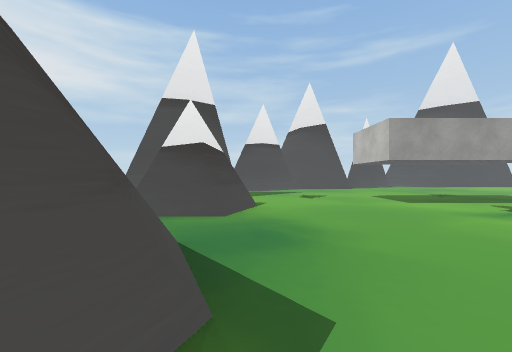
view 1 (above)

21 first-person views from a walk through a 3-D level made in the Unity game engine. The camera is 1.5 m above the floor, looks level and sees 90° across. The floor is counted in squares, 2 m on a side. Each view is taken from the middle of a square. On the plan, view 1 faces up. The plan holds only what a view shows up to about 9 squares ahead; the rest is blank. Some surface patterns are stand-ins.

view 2
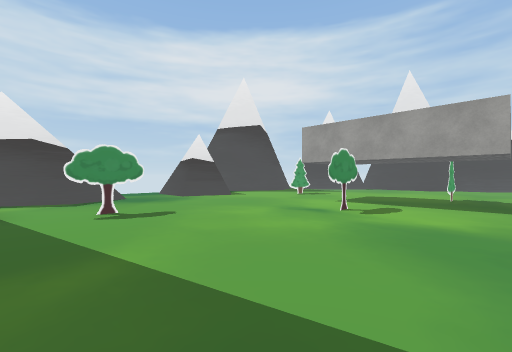

view 3
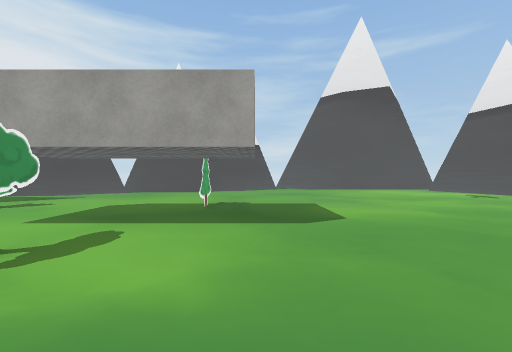

view 4
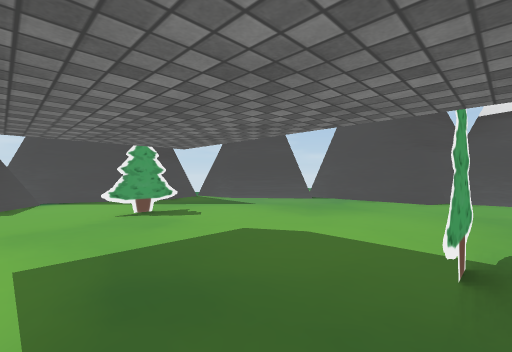

view 5
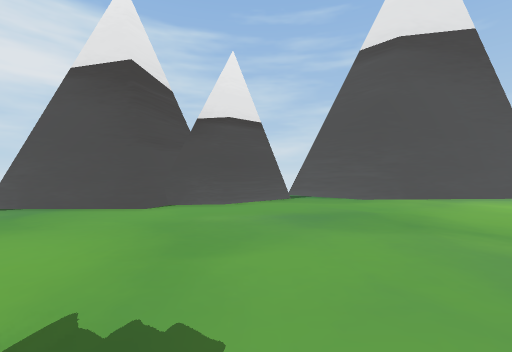

view 6
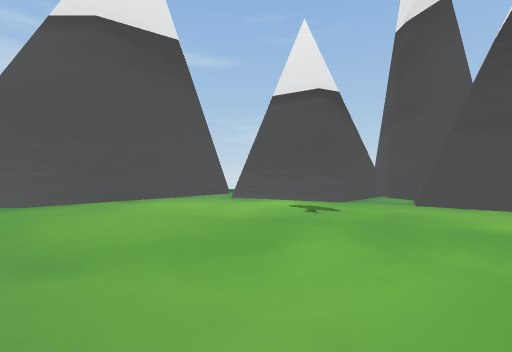

view 7
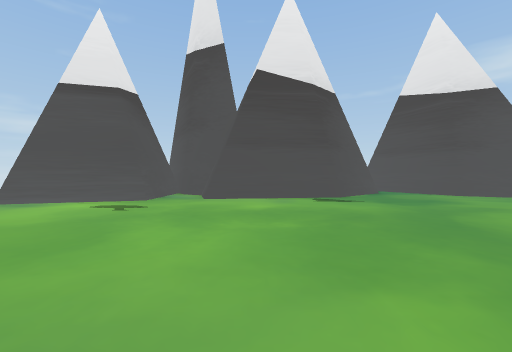

view 8
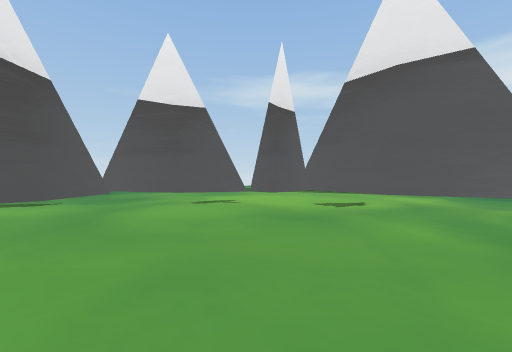

view 9
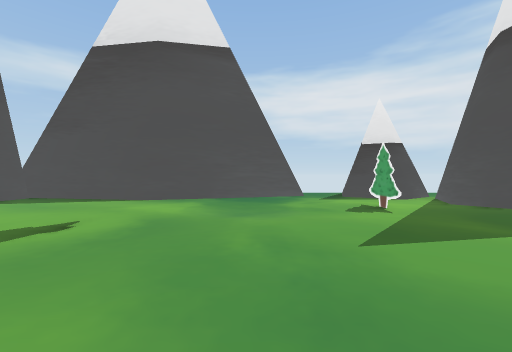

view 10
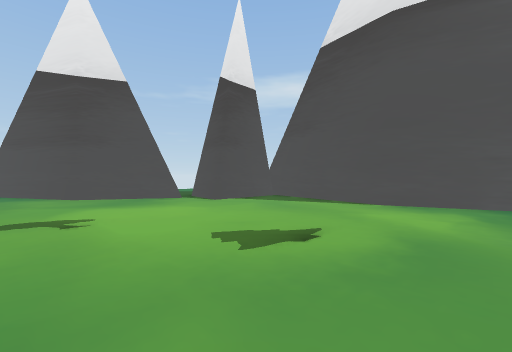

view 11
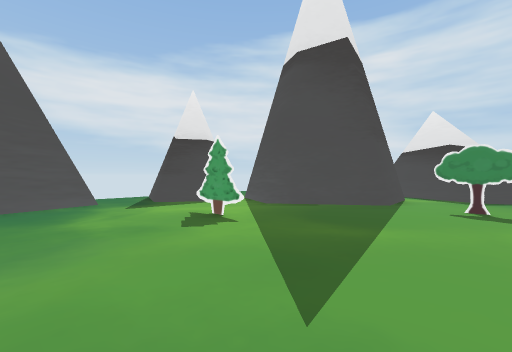

view 12
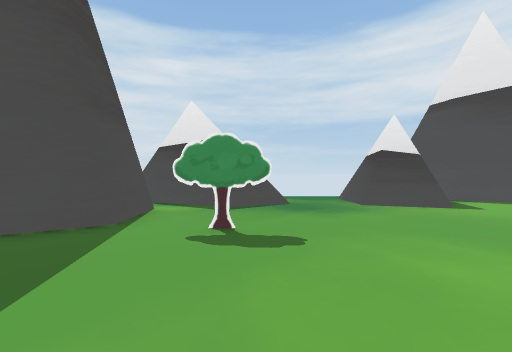

view 13
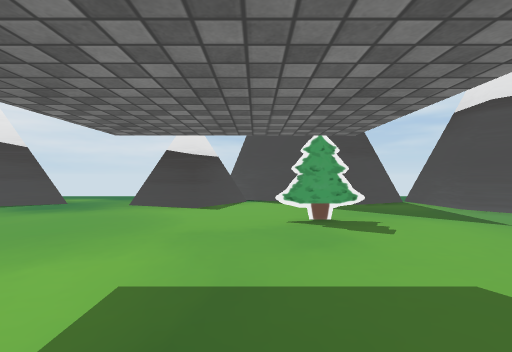

view 14
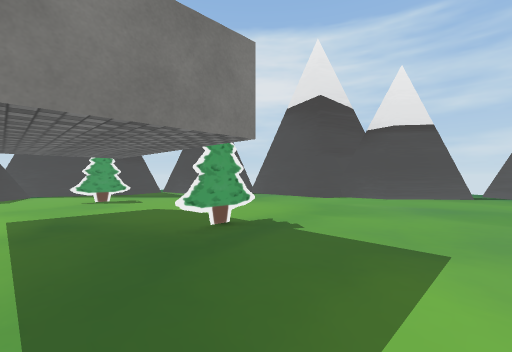

view 15
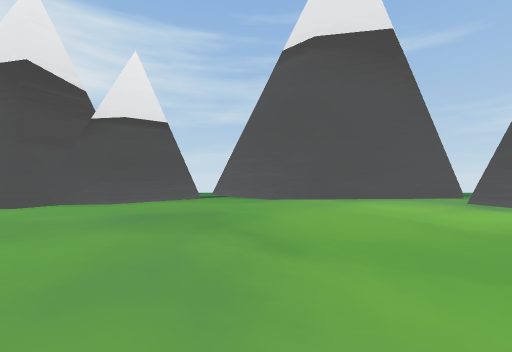

view 16
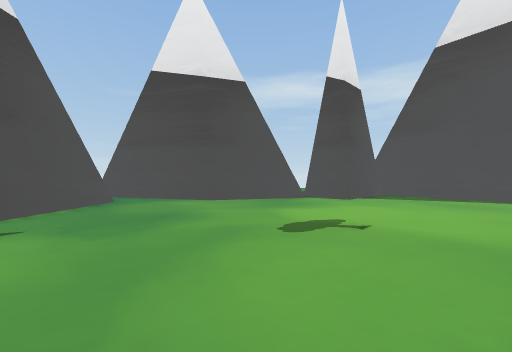

view 17
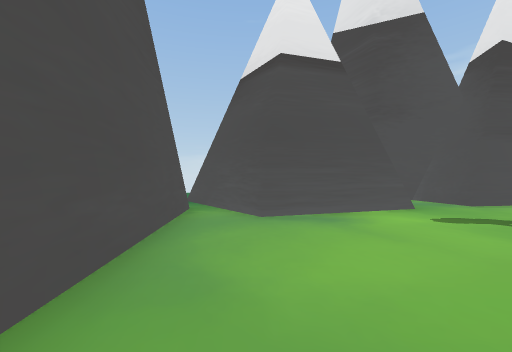

view 18
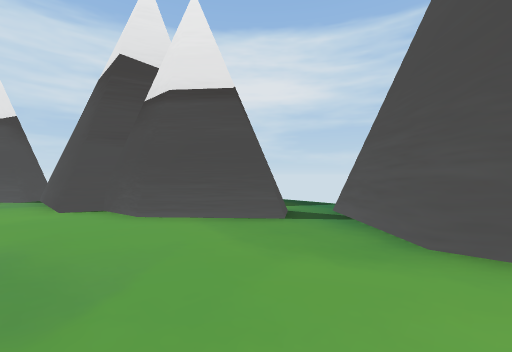

view 19
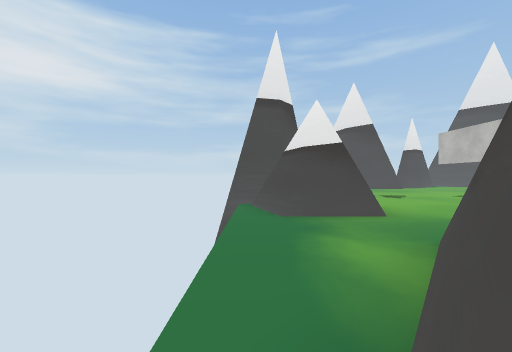

view 20
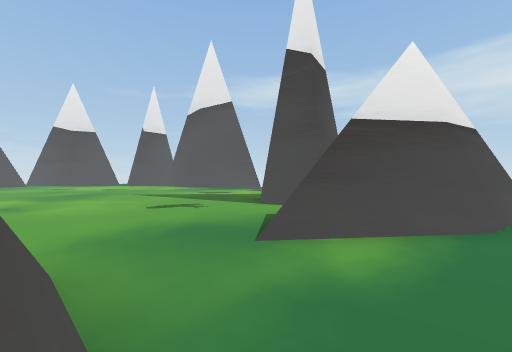

view 21
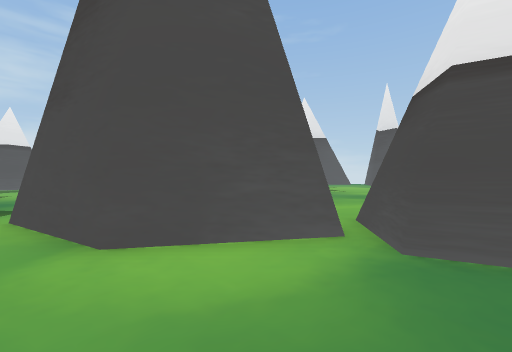

### Floor plan
Key: @ floor where view 1 was taken; # wall or solid block; . floor; = window, fence, low wall or low ledge; O other object.
Columns run from 4 left of view 1 to 23 right of it. Each row starts with its distance up from view 1.
 19              =##
 18             ##.#########
 17            ##..........#
 16          ###.........###
 15      #####...........##
 14     ##................#
 13    ##...............=.####
 12    .................=....#
 11    #................=...##
 10   ##..=....=...........##
  9   #...#....=...........#
  8  ##...=................#
  7 ##OO.................=.#
  6  OOOO....=...........=.##
  5  .OO.....=..............##
  4  ........................#
  3  .................. .......#
  2  ..#..=............ .....###
  1  .##..=.........=.......##
  0  .##@...........=......##
 -1  ##..##...=...........##
 -2  #  .###..=..........##
 -3     .###..=..........#
 -4     ...#........##...#
 -5     ...###...#########
 -6     ...###..##
 -7          #..

Where each view was taken, in squares from view 1:
view 1: 0 up, 0 right, facing up
view 2: 0 up, 8 right, facing up-left
view 3: 3 up, 8 right, facing up
view 4: 7 up, 7 right, facing up-left
view 5: 9 up, 8 right, facing up
view 6: 9 up, 11 right, facing up-right
view 7: 9 up, 10 right, facing right
view 8: 7 up, 9 right, facing down-right
view 9: 4 up, 9 right, facing down
view 10: 3 up, 10 right, facing down-right
view 11: 2 up, 9 right, facing down-left
view 12: 2 up, 6 right, facing left
view 13: 8 up, 6 right, facing left
view 14: 7 up, 10 right, facing up-left
view 15: 9 up, 11 right, facing up
view 16: 6 up, 13 right, facing down-right
view 17: 16 up, 12 right, facing right
view 18: 14 up, 12 right, facing up-left
view 19: 0 up, 3 left, facing up
view 20: 5 up, 3 left, facing down-right
view 21: 6 down, 0 right, facing up-right
